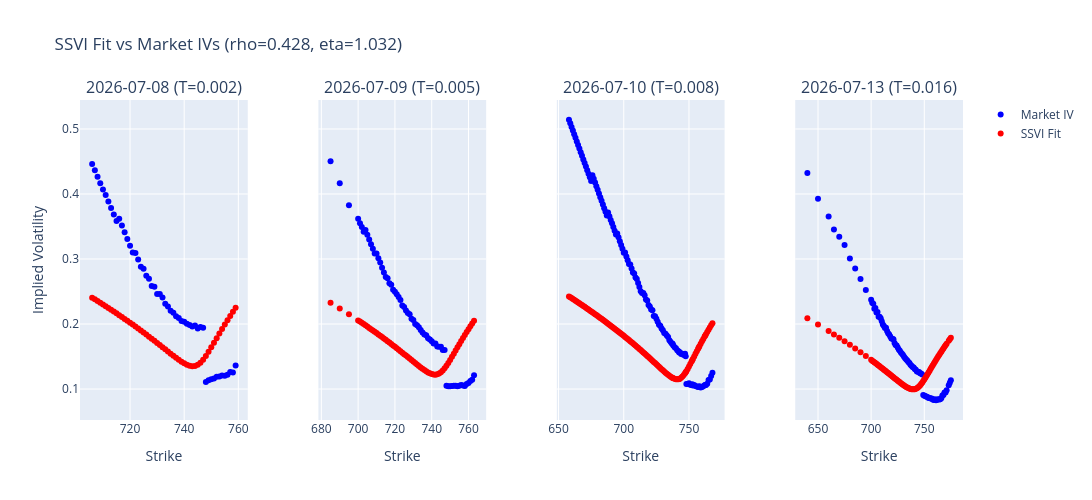

The code cell stored with this chart in its notebook:
### Markdown cell above
# Visualization: Per-Expiry Fits (Market IV vs SSVI)

### Code cell
num_slices = len(svi_slices)
if num_slices == 0:
    raise ValueError("No slices to plot.")

fig = make_subplots(
    rows=1, cols=num_slices,
    subplot_titles=[f"{s['expiry']} (T={s['T']:.3f})" for s in svi_slices],
    shared_yaxes=True,
    horizontal_spacing=0.08
)

rho_fit, eta_fit = ssvi_result.params

for i, slice_data in enumerate(svi_slices):
    expiry = slice_data['expiry']
    strikes = slice_data['strikes']
    iv_market = slice_data['ivs']
    T = slice_data['T']
    theta = slice_data['theta']
    k = slice_data['k']

    # Compute SSVI fitted IVs
    iv_ssvi = ssvi_iv(k, theta, rho_fit, eta_fit, T, gamma)

    # Add market IVs
    fig.add_trace(
        go.Scatter(
            x=strikes,
            y=iv_market,
            mode='markers',
            name='Market IV' if i == 0 else '',
            marker=dict(color='blue', size=6),
            showlegend=(i == 0)
        ),
        row=1, col=i+1
    )

    # Add SSVI fit
    fig.add_trace(
        go.Scatter(
            x=strikes,
            y=iv_ssvi,
            mode='markers',
            name='SSVI Fit' if i == 0 else '',
            line=dict(color='red', width=2),
            showlegend=(i == 0)
        ),
        row=1, col=i+1
    )

    fig.update_xaxes(title_text="Strike", row=1, col=i+1)

fig.update_yaxes(title_text="Implied Volatility", row=1, col=1)
fig.update_layout(
    title_text=f"SSVI Fit vs Market IVs (rho={rho_fit:.3f}, eta={eta_fit:.3f})",
    height=500,
    width=1200,
    hovermode='x unified'
)
fig.show()
